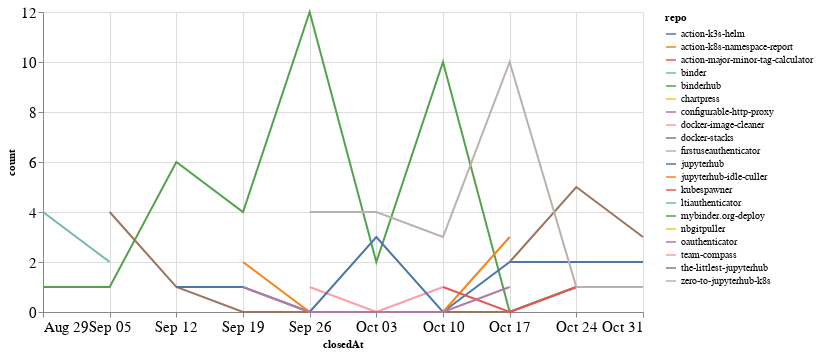

Notebook source saved alongside this figure:
### Code cell
closed_by_time = closed_by.groupby('repo').resample('W', on='closedAt').count()['author'].reset_index()
closed_by_time = closed_by_time.rename(columns={'author': 'count'})

alt.Chart(closed_by_time, width=600).mark_line().encode(
    x='closedAt',
    y='count',
    color='repo',
    tooltip="repo"
)

### Figure 1 — Vega-Lite specification as saved in the notebook (floating-point values rounded to 4 significant figures)
{"config": {"axisLeft": {"labelFontSize": 15}, "axisBottom": {"labelFontSize": 15}}, "data": {"name": "data-33954d8b8f85d148b3bc78123a710030"}, "mark": "line", "encoding": {"color": {"type": "nominal", "field": "repo"}, "tooltip": {"type": "nominal", "field": "repo"}, "x": {"type": "temporal", "field": "closedAt"}, "y": {"type": "quantitative", "field": "count"}}, "width": 600, "$schema": "https://vega.github.io/schema/vega-lite/v4.8.1.json", "datasets": {"data-33954d8b8f85d148b3bc78123a710030": [{"repo": "action-k3s-helm", "closedAt": "2021-10-10T00:00:00", "count": 2}, {"repo": "action-k8s-namespace-report", "closedAt": "2021-09-26T00:00:00", "count": 1}, {"repo": "action-major-minor-tag-calculator", "closedAt": "2021-09-26T00:00:00", "count": 1}, {"repo": "binder", "closedAt": "2021-10-03T00:00:00", "count": 1}, {"repo": "binderhub", "closedAt": "2021-08-29T00:00:00", "count": 1}, {"repo": "binderhub", "closedAt": "2021-09-05T00:00:00", "count": 1}, {"repo": "binderhub", "closedAt": "2021-09-12T00:00:00", "count": 6}, {"repo": "binderhub", "closedAt": "2021-09-19T00:00:00", "count": 4}, {"repo": "binderhub", "closedAt": "2021-09-26T00:00:00", "count": 12}, {"repo": "binderhub", "closedAt": "2021-10-03T00:00:00", "count": 2}, {"repo": "binderhub", "closedAt": "2021-10-10T00:00:00", "count": 10}, {"repo": "binderhub", "closedAt": "2021-10-17T00:00:00", "count": 0}, {"repo": "binderhub", "closedAt": "2021-10-24T00:00:00", "count": 1}, {"repo": "chartpress", "closedAt": "2021-09-05T00:00:00", "count": 1}, {"repo": "configurable-http-proxy", "closedAt": "2021-09-19T00:00:00", "count": 1}, {"repo": "docker-image-cleaner", "closedAt": "2021-09-26T00:00:00", "count": 1}, {"repo": "docker-image-cleaner", "closedAt": "2021-10-03T00:00:00", "count": 0}, {"repo": "docker-image-cleaner", "closedAt": "2021-10-10T00:00:00", "count": 1}, {"repo": "docker-stacks", "closedAt": "2021-09-05T00:00:00", "count": 4}, {"repo": "docker-stacks", "closedAt": "2021-09-12T00:00:00", "count": 1}, {"repo": "docker-stacks", "closedAt": "2021-09-19T00:00:00", "count": 0}, {"repo": "docker-stacks", "closedAt": "2021-09-26T00:00:00", "count": 0}, {"repo": "docker-stacks", "closedAt": "2021-10-03T00:00:00", "count": 0}, {"repo": "docker-stacks", "closedAt": "2021-10-10T00:00:00", "count": 0}, {"repo": "docker-stacks", "closedAt": "2021-10-17T00:00:00", "count": 0}, {"repo": "docker-stacks", "closedAt": "2021-10-24T00:00:00", "count": 1}, {"repo": "firstuseauthenticator", "closedAt": "2021-10-31T00:00:00", "count": 3}, {"repo": "jupyterhub", "closedAt": "2021-09-12T00:00:00", "count": 1}, {"repo": "jupyterhub", "closedAt": "2021-09-19T00:00:00", "count": 1}, {"repo": "jupyterhub", "closedAt": "2021-09-26T00:00:00", "count": 0}, {"repo": "jupyterhub", "closedAt": "2021-10-03T00:00:00", "count": 3}, {"repo": "jupyterhub", "closedAt": "2021-10-10T00:00:00", "count": 0}, {"repo": "jupyterhub", "closedAt": "2021-10-17T00:00:00", "count": 2}, {"repo": "jupyterhub", "closedAt": "2021-10-24T00:00:00", "count": 2}, {"repo": "jupyterhub", "closedAt": "2021-10-31T00:00:00", "count": 2}, {"repo": "jupyterhub-idle-culler", "closedAt": "2021-09-19T00:00:00", "count": 2}, {"repo": "jupyterhub-idle-culler", "closedAt": "2021-09-26T00:00:00", "count": 0}, {"repo": "jupyterhub-idle-culler", "closedAt": "2021-10-03T00:00:00", "count": 0}, {"repo": "jupyterhub-idle-culler", "closedAt": "2021-10-10T00:00:00", "count": 0}, {"repo": "jupyterhub-idle-culler", "closedAt": "2021-10-17T00:00:00", "count": 3}, {"repo": "kubespawner", "closedAt": "2021-10-10T00:00:00", "count": 1}, {"repo": "kubespawner", "closedAt": "2021-10-17T00:00:00", "count": 0}, {"repo": "kubespawner", "closedAt": "2021-10-24T00:00:00", "count": 1}, {"repo": "kubespawner", "closedAt": "2021-10-31T00:00:00", "count": 1}, {"repo": "ltiauthenticator", "closedAt": "2021-08-29T00:00:00", "count": 4}, {"repo": "ltiauthenticator", "closedAt": "2021-09-05T00:00:00", "count": 2}, {"repo": "mybinder.org-deploy", "closedAt": "2021-10-17T00:00:00", "count": 1}, {"repo": "nbgitpuller", "closedAt": "2021-09-05T00:00:00", "count": 5}, {"repo": "oauthenticator", "closedAt": "2021-09-19T00:00:00", "count": 1}, {"repo": "oauthenticator", "closedAt": "2021-09-26T00:00:00", "count": 0}, {"repo": "oauthenticator", "closedAt": "2021-10-03T00:00:00", "count": 0}, {"repo": "oauthenticator", "closedAt": "2021-10-10T00:00:00", "count": 0}, {"repo": "oauthenticator", "closedAt": "2021-10-17T00:00:00", "count": 1}, {"repo": "team-compass", "closedAt": "2021-10-03T00:00:00", "count": 1}, {"repo": "the-littlest-jupyterhub", "closedAt": "2021-10-17T00:00:00", "count": 2}, {"repo": "the-littlest-jupyterhub", "closedAt": "2021-10-24T00:00:00", "count": 5}, {"repo": "the-littlest-jupyterhub", "closedAt": "2021-10-31T00:00:00", "count": 3}, {"repo": "zero-to-jupyterhub-k8s", "closedAt": "2021-09-26T00:00:00", "count": 4}, {"repo": "zero-to-jupyterhub-k8s", "closedAt": "2021-10-03T00:00:00", "count": 4}, {"repo": "zero-to-jupyterhub-k8s", "closedAt": "2021-10-10T00:00:00", "count": 3}, {"repo": "zero-to-jupyterhub-k8s", "closedAt": "2021-10-17T00:00:00", "count": 10}, {"repo": "zero-to-jupyterhub-k8s", "closedAt": "2021-10-24T00:00:00", "count": 1}, {"repo": "zero-to-jupyterhub-k8s", "closedAt": "2021-10-31T00:00:00", "count": 1}]}}
